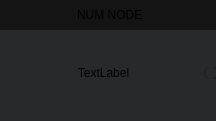
<?xml version="1.0" encoding="UTF-8"?>
<ui version="4.0">
 <class>Frame</class>
 <widget class="QFrame" name="Frame">
  <property name="geometry">
   <rect>
    <x>0</x>
    <y>0</y>
    <width>216</width>
    <height>121</height>
   </rect>
  </property>
  <property name="minimumSize">
   <size>
    <width>100</width>
    <height>100</height>
   </size>
  </property>
  <property name="maximumSize">
   <size>
    <width>300</width>
    <height>150</height>
   </size>
  </property>
  <property name="windowTitle">
   <string>Frame</string>
  </property>
  <property name="styleSheet">
   <string notr="true">border-radius: 5px; border-color: rgb(0,0,0);
background-color: rgb(39, 41, 42);
</string>
  </property>
  <property name="frameShape">
   <enum>QFrame::Box</enum>
  </property>
  <property name="frameShadow">
   <enum>QFrame::Plain</enum>
  </property>
  <property name="lineWidth">
   <number>20</number>
  </property>
  <property name="midLineWidth">
   <number>20</number>
  </property>
  <layout class="QVBoxLayout" name="verticalLayout" stretch="3,2">
   <property name="leftMargin">
    <number>0</number>
   </property>
   <property name="topMargin">
    <number>0</number>
   </property>
   <property name="rightMargin">
    <number>0</number>
   </property>
   <item>
    <widget class="QWidget" name="widget_2" native="true">
     <property name="maximumSize">
      <size>
       <width>16777215</width>
       <height>30</height>
      </size>
     </property>
     <property name="styleSheet">
      <string notr="true">border-radius: 0px;

background-color:rgb(20, 20, 20)</string>
     </property>
     <layout class="QGridLayout" name="gridLayout">
      <item row="0" column="0">
       <widget class="QLabel" name="label">
        <property name="styleSheet">
         <string notr="true">font: 12pt &quot;white&quot;;
border-top-color: qradialgradient(spread:pad, cx:0.5, cy:0.5, radius:0.5, fx:0.5, fy:0.5, stop:0 rgba(255, 235, 235, 206), stop:0.35 rgba(255, 188, 188, 80), stop:0.4 rgba(255, 162, 162, 80), stop:0.425 rgba(255, 132, 132, 156), stop:0.44 rgba(252, 128, 128, 80), stop:1 rgba(255, 255, 255, 0));
</string>
        </property>
        <property name="text">
         <string> NUM NODE</string>
        </property>
        <property name="alignment">
         <set>Qt::AlignCenter</set>
        </property>
        <property name="openExternalLinks">
         <bool>false</bool>
        </property>
       </widget>
      </item>
     </layout>
    </widget>
   </item>
   <item>
    <widget class="QWidget" name="widget_3" native="true">
     <layout class="QHBoxLayout" name="horizontalLayout" stretch="10,1">
      <property name="rightMargin">
       <number>0</number>
      </property>
      <item>
       <widget class="QLabel" name="label_pic">
        <property name="frameShape">
         <enum>QFrame::Box</enum>
        </property>
        <property name="frameShadow">
         <enum>QFrame::Sunken</enum>
        </property>
        <property name="lineWidth">
         <number>2</number>
        </property>
        <property name="text">
         <string>TextLabel</string>
        </property>
        <property name="alignment">
         <set>Qt::AlignCenter</set>
        </property>
       </widget>
      </item>
      <item>
       <widget class="QRadioButton" name="radioButton">
        <property name="maximumSize">
         <size>
          <width>12</width>
          <height>12</height>
         </size>
        </property>
        <property name="text">
         <string/>
        </property>
       </widget>
      </item>
     </layout>
    </widget>
   </item>
  </layout>
 </widget>
 <resources/>
 <connections/>
</ui>
